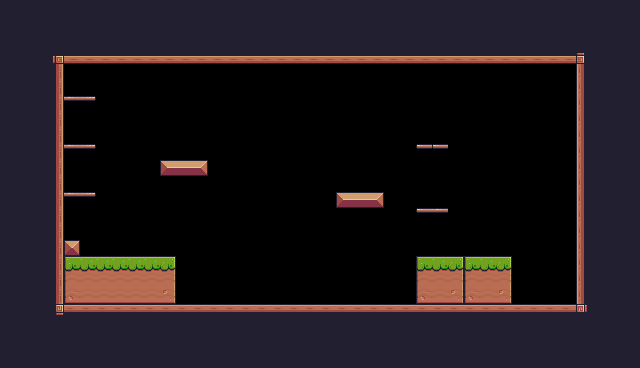

A 2D game scene composited from a Tiled map and its tileset images. What follows is a short description and the map's XML, with every tile layer's data as written:
An orthogonal 40x23 tile map with 16x16 px tiles, 1 tile layer (Background) and 15 objects (5x Platform, Player).

<map version="1.10" tiledversion="1.12.1" orientation="orthogonal" renderorder="right-down" width="40" height="23" tilewidth="16" tileheight="16" infinite="0" nextlayerid="7" nextobjectid="43">
 <tileset firstgid="1" source="Pixel Adventure.tsx" />
 <layer id="1" name="Background" width="40" height="23">
  <data encoding="csv">
24,24,24,24,24,24,24,24,24,24,24,24,24,24,24,24,24,24,24,24,24,24,24,24,24,24,24,24,24,24,24,24,24,24,24,24,24,24,24,24,
24,24,24,24,24,24,24,24,24,24,24,24,24,24,24,24,24,24,24,24,24,24,24,24,24,24,24,24,24,24,24,24,24,24,24,24,24,24,24,24,
24,24,24,112,112,112,112,112,112,112,112,112,112,112,112,112,112,112,112,112,112,112,112,112,112,112,112,112,112,112,112,112,112,112,112,112,112,24,24,24,
24,24,24,92,134,134,134,134,134,134,134,134,134,134,134,134,134,134,134,134,134,134,134,134,134,134,134,134,134,134,134,134,134,134,134,134,93,24,24,24,
24,24,24,113,0,0,0,0,0,0,0,0,0,0,0,0,0,0,0,0,0,0,0,0,0,0,0,67,67,67,0,0,0,0,0,0,111,24,24,24,
24,24,24,113,0,0,0,0,0,0,0,0,0,0,0,0,0,0,0,0,0,0,0,0,0,0,0,0,0,0,0,0,0,0,0,0,111,24,24,24,
24,24,24,113,41,42,0,0,0,0,0,0,0,0,0,0,0,0,0,0,0,0,0,0,0,0,0,0,0,0,0,0,0,0,0,0,111,24,24,24,
24,24,24,113,0,0,0,0,0,0,0,0,0,0,0,0,0,0,0,0,0,0,0,0,0,0,0,0,0,0,0,0,0,0,0,0,111,24,24,24,
24,24,24,113,0,0,0,0,0,0,0,0,0,0,0,0,0,0,0,0,0,0,0,0,0,0,0,0,0,0,0,0,0,0,0,0,111,24,24,24,
24,24,24,113,41,42,0,0,0,0,0,0,0,0,0,0,0,0,0,0,0,0,0,0,0,0,40,40,0,0,0,0,0,0,0,0,111,24,24,24,
24,24,24,113,0,0,0,0,0,0,13,14,15,0,0,0,0,0,0,0,0,0,0,0,0,0,55,55,0,0,0,0,0,0,0,0,111,24,24,24,
24,24,24,113,0,0,0,0,0,0,0,0,0,0,0,0,0,0,0,0,0,0,0,0,0,0,0,0,0,0,0,0,0,0,0,0,111,24,24,24,
24,24,24,113,41,42,0,0,0,0,0,0,0,0,0,0,0,0,0,0,0,13,14,15,0,0,0,0,0,0,0,0,0,0,0,0,111,24,24,24,
24,24,24,113,0,0,0,0,0,0,0,0,0,0,0,0,0,0,0,0,0,0,0,0,0,0,40,41,0,0,0,0,0,0,0,0,111,24,24,24,
24,24,24,113,0,0,0,0,0,0,0,0,0,0,0,0,0,0,0,0,0,0,0,0,0,0,0,0,0,0,0,0,0,0,0,0,111,112,24,24,
24,24,24,113,35,0,0,0,0,0,0,0,0,0,0,0,0,0,0,0,0,0,0,0,0,0,0,0,0,0,0,0,0,0,0,0,111,112,24,24,
24,24,24,113,7,8,8,8,8,8,9,0,0,0,0,0,0,0,0,0,0,0,0,0,0,0,7,8,9,7,8,9,0,0,0,0,111,112,24,24,
24,24,24,113,29,30,30,30,30,30,31,0,0,0,0,0,0,0,0,0,0,0,0,0,0,0,29,30,31,29,30,31,0,0,0,0,111,112,24,24,
24,24,24,113,51,52,52,52,52,52,53,0,0,0,0,0,0,0,0,0,0,0,0,0,0,0,51,52,53,51,52,53,0,0,0,0,111,112,24,24,
24,24,24,114,90,90,90,90,90,90,90,90,90,90,90,90,90,90,90,90,90,90,90,90,90,90,90,90,90,90,90,90,90,90,90,90,115,24,24,24,
24,24,24,112,112,112,112,112,112,112,112,112,112,112,112,112,112,112,112,112,112,112,112,112,112,112,112,112,112,112,112,112,112,112,112,112,112,112,24,24,
24,24,24,24,24,24,24,24,24,24,24,112,112,112,112,112,112,112,112,112,112,24,24,24,24,24,112,112,112,112,112,24,24,24,24,24,24,24,24,24,
24,24,24,24,24,24,24,24,24,24,24,24,24,24,24,24,24,24,24,24,24,24,24,24,24,24,24,24,24,24,24,24,24,24,24,24,24,24,24,24
</data>
 </layer>
 <objectgroup id="6" name="Collisions">
  <object id="24" x="160" y="160" width="48" height="16" />
  <object id="25" x="336" y="192" width="48" height="16" />
  <object id="28" type="Platform" x="416" y="144" width="32" height="4" />
  <object id="29" type="Platform" x="416" y="208" width="32" height="4" />
  <object id="30" type="Platform" x="64" y="96" width="32" height="4" />
  <object id="31" type="Platform" x="64" y="144" width="32" height="4" />
  <object id="32" type="Platform" x="64" y="192" width="32" height="4" />
  <object id="34" x="64" y="48" width="512" height="16" />
  <object id="35" x="576" y="48" width="16" height="272" />
  <object id="36" x="48" y="304" width="528" height="16" />
  <object id="37" x="48" y="48" width="16" height="256" />
  <object id="40" x="64" y="256" width="112" height="48" />
  <object id="41" x="416" y="256" width="96" height="48" />
  <object id="42" x="64" y="240" width="16" height="16" />
 </objectgroup>
 <objectgroup id="3" name="Spawnpoints">
  <object id="6" name="Player" type="Player" x="256" y="250" width="32" height="32" />
 </objectgroup>
</map>
